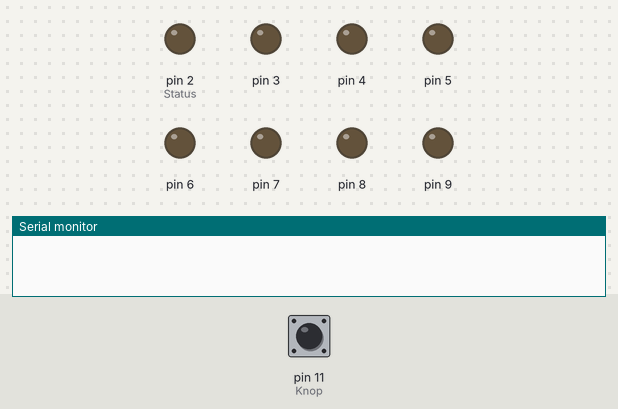
Bench run of a sketch on a simulated Arduino Uno, built with avr-gcc and run on an emulated ATmega328P. Shown: output pins drawn as LEDs (lit = HIGH), the last lines printed to the serial monitor. The test bench sets the inputs (shaded band); at power-on: pin 11 (Knop) LOW.

Above: at 1.2 s.
1.3 s: pin 11 (Knop) pulled HIGH for 0.15 s
At 2.4 s:
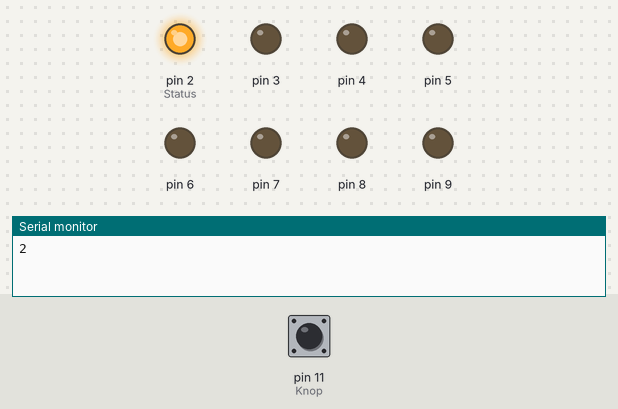
2.9 s: pin 11 (Knop) pulled HIGH for 1 s
At 4.4 s:
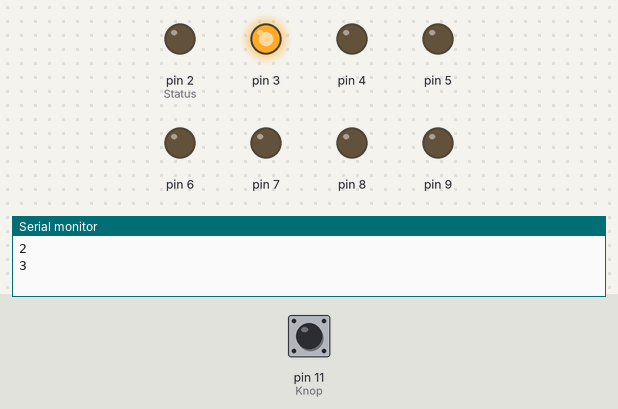
5.4 s: pin 11 (Knop) pulled HIGH for 0.15 s
At 6.7 s:
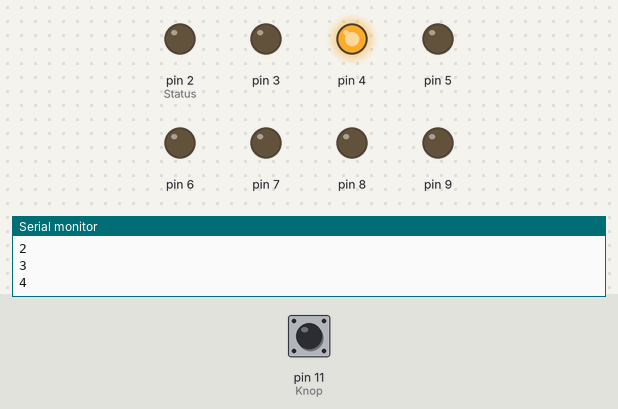
7.0 s: pin 11 (Knop) pulled HIGH for 3.2 s
At 11.2 s:
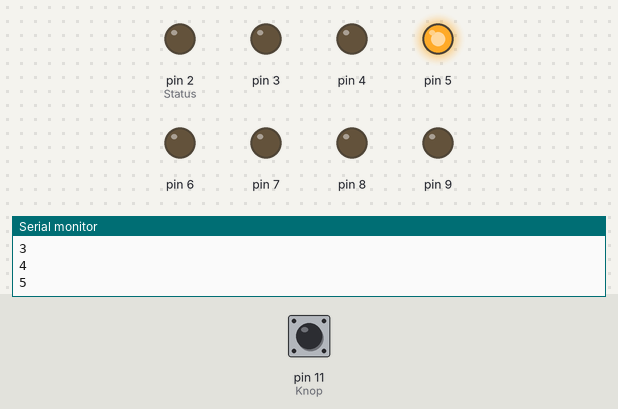
11.7 s: pin 11 (Knop) pulled HIGH for 0.15 s
At 12.7 s:
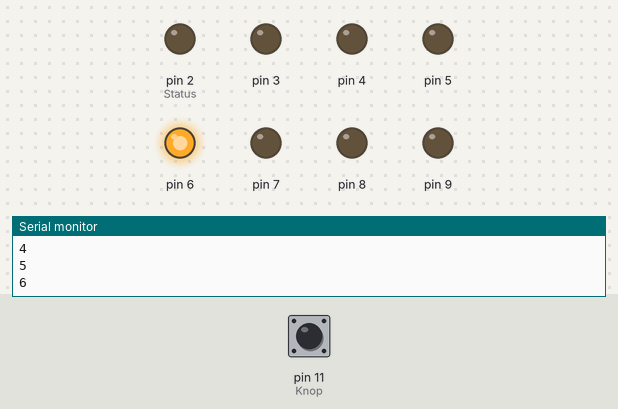
13.3 s: pin 11 (Knop) pulled HIGH for 1 s
At 14.7 s:
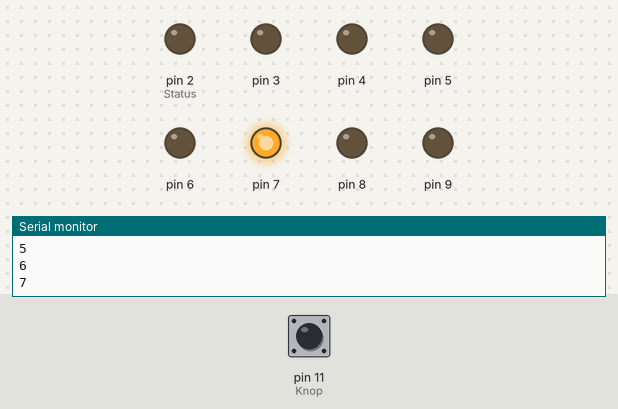
Timing chart, 0 to 16.3 s (numbered marks = the images above; inputs shaded):
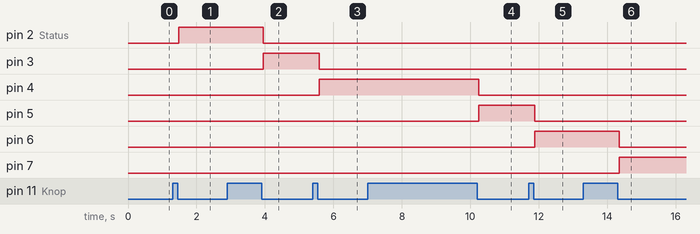

Measured:
- after the input at 1.3 s, pin 2 (Status): LOW → HIGH after 0.18 s
- after the input at 2.9 s, pin 2 (Status): HIGH → LOW after 1.1 s; pin 3: LOW → HIGH after 1.1 s
- after the input at 5.4 s, pin 3: HIGH → LOW after 0.18 s; pin 4: LOW → HIGH after 0.18 s
- after the input at 7.0 s, pin 4: HIGH → LOW after 3.2 s; pin 5: LOW → HIGH after 3.2 s
- after the input at 11.7 s, pin 5: HIGH → LOW after 0.18 s; pin 6: LOW → HIGH after 0.18 s
- after the input at 13.3 s, pin 6: HIGH → LOW after 1.1 s; pin 7: LOW → HIGH after 1.1 s

The sketch:

7Segmentendisplay.ino
```cpp
int Segment = 1;
int Knop = 11; 	//Knop = Button
int vLed = 0;
int vKnop = 0;	//vKnop = vButton
int Status = 1;

void setup() {
  Serial.begin(9600);
  pinMode(Knop, INPUT);
  pinMode(2, OUTPUT);
  pinMode(3, OUTPUT);
  pinMode(4, OUTPUT);
  pinMode(5, OUTPUT);
  pinMode(6, OUTPUT);
  pinMode(7, OUTPUT);
  pinMode(8, OUTPUT);
  pinMode(9, OUTPUT);
}

void loop() {
  vKnop = digitalRead(Knop);

  //for (int i = 2; i <= 9; i++) {
  //digitalWrite(i-1, 0);
	//digitalWrite(i, 1);
  //delay(500);
  //}
  //digitalWrite(9, 0);

  if (vKnop) {
    while (vKnop){
      vKnop = digitalRead(Knop);
      delay(30);
    }
    if (Status == 9) {
      Status = 2;
      digitalWrite(9, 0);
    }
    else {
      Status++;
      Serial.println(Status);
    }
    digitalWrite(Status, 1);
    digitalWrite(Status-1, 0);
  }
}
```
